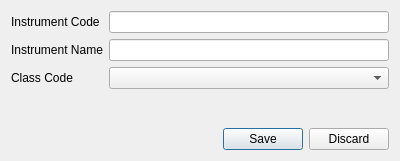
<?xml version="1.0" encoding="UTF-8"?>
<ui version="4.0">
 <class>Form</class>
 <widget class="QWidget" name="Form">
  <property name="geometry">
   <rect>
    <x>0</x>
    <y>0</y>
    <width>400</width>
    <height>161</height>
   </rect>
  </property>
  <property name="windowTitle">
   <string>Form</string>
  </property>
  <layout class="QVBoxLayout" name="verticalLayout">
   <item>
    <layout class="QFormLayout" name="formLayout">
     <item row="0" column="0">
      <widget class="QLabel" name="label">
       <property name="text">
        <string>Instrument Code</string>
       </property>
       <property name="buddy">
        <cstring>txtInstrumentCode</cstring>
       </property>
      </widget>
     </item>
     <item row="1" column="0">
      <widget class="QLabel" name="label_2">
       <property name="text">
        <string>Instrument Name</string>
       </property>
       <property name="buddy">
        <cstring>txtInstrumentName</cstring>
       </property>
      </widget>
     </item>
     <item row="2" column="0">
      <widget class="QLabel" name="label_3">
       <property name="text">
        <string>Class Code</string>
       </property>
       <property name="buddy">
        <cstring>lstClassCode</cstring>
       </property>
      </widget>
     </item>
     <item row="2" column="1">
      <widget class="QComboBox" name="lstClassCode"/>
     </item>
     <item row="0" column="1">
      <widget class="QLineEdit" name="txtInstrumentCode"/>
     </item>
     <item row="1" column="1">
      <widget class="QLineEdit" name="txtInstrumentName"/>
     </item>
    </layout>
   </item>
   <item>
    <widget class="QDialogButtonBox" name="buttonBox">
     <property name="orientation">
      <enum>Qt::Horizontal</enum>
     </property>
     <property name="standardButtons">
      <set>QDialogButtonBox::Discard|QDialogButtonBox::Save</set>
     </property>
     <property name="centerButtons">
      <bool>false</bool>
     </property>
    </widget>
   </item>
  </layout>
 </widget>
 <tabstops>
  <tabstop>txtInstrumentCode</tabstop>
  <tabstop>txtInstrumentName</tabstop>
  <tabstop>lstClassCode</tabstop>
  <tabstop>buttonBox</tabstop>
 </tabstops>
 <resources/>
 <connections/>
</ui>
